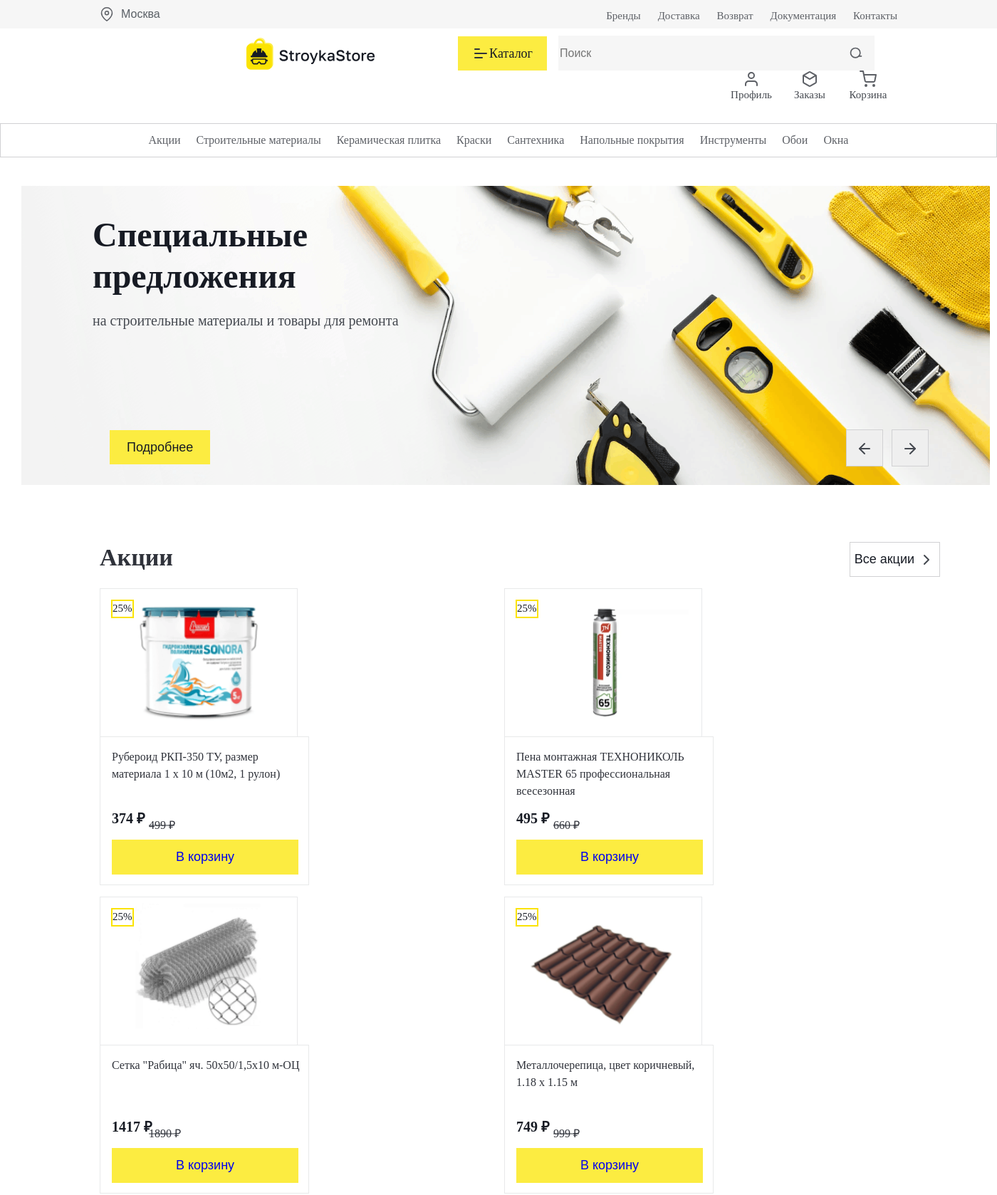
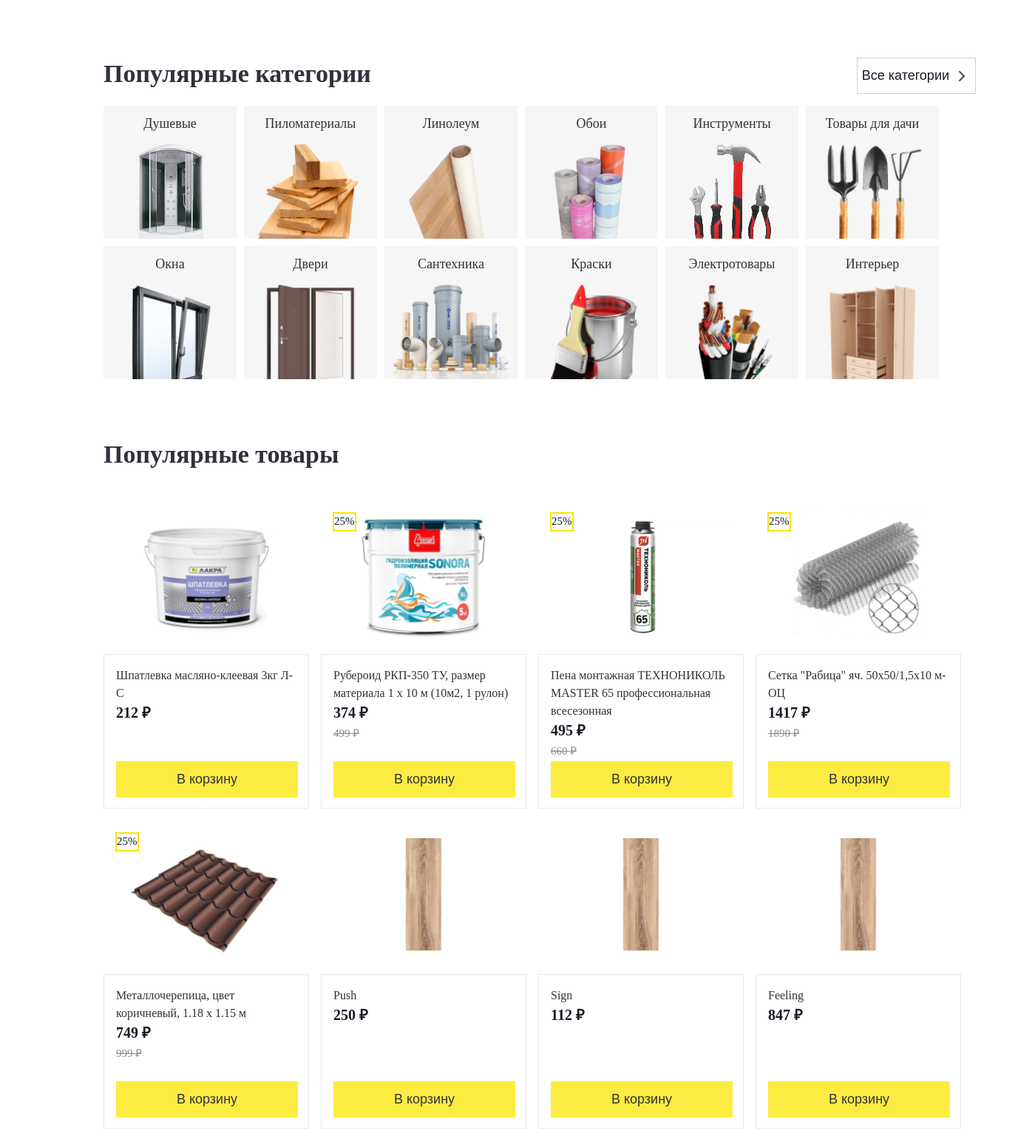
The page / (upper part) on the database its author committed (2 pictures, top to bottom).
### myapp/models.py (models this page shows, shortened)
class Product(models.Model):
    id = models.AutoField(primary_key=True)
    code = models.CharField(max_length=100)
    name = models.CharField(max_length=100)
    price = models.DecimalField(max_digits=10, decimal_places=0)
    description = models.TextField()
    discount = models.DecimalField(max_digits=5, decimal_places=0, null=True, blank=True)
    photo = models.ImageField(upload_to='product_photos/', null=True, blank=True)
    brand = models.ForeignKey(Brand, on_delete=models.CASCADE)
    supplier = models.ForeignKey(Supplier, on_delete=models.CASCADE)
    subcategory = models.ForeignKey(Subcategory, on_delete=models.CASCADE)
    view = models.IntegerField(default=0)
    new_price = models.DecimalField(max_digits=10, decimal_places=0, null=True, blank=True)

### myapp/views.py (the view)
# urls.py: path('', views.index, name='index'),
def index(request):
    products = Product.objects.all()
    popular_products = []
    stock_products = []
    for product in products:
        if product.discount:
            product.new_price = int(product.price -(product.price * (product.discount / 100)))
            stock_products.append(product)
        if len(stock_products) == 4:
            break
    if len(products) > 12:
        for i in range(12):
            product = products[i]
            if not product.discount and product.discount is not None:
                product.new_price = int(product.price - (product.price * (product.discount / 100)))
            popular_products.append(product)
    else:
        popular_products = products
    context = {
        'user': request.user,
        'popular_products': popular_products,
        'stock_products': stock_products,
    }
    return render(request, 'index.html', context=context)

### myapp/models.py (called while the page is built)
    def __str__(self):
        return self.name

### myapp/templates/index.html (shortened to what this page needs)
{% extends 'base.html' %}
{% load static %}
{% block css %}
<link rel="stylesheet" href="{% static 'css/style.css' %}">
{% endblock %}
{% block content %}
    <main class="main">
        <div class="main__tab">
            <div class="wrapper">
                <div class="main__tab-background">
                    <div class="main__tab_text">
                        <h1 class="main__tab_title">
                            Специальные предложения
                        </h1>
                        <h2 class="main__tab_description">
                            на строительные материалы и товары для ремонта
                        </h2>
                    </div>
                    <div class="main__tab_more">
                        <button id="main__tab-details">
                            <a href="#offer" class="main__tab-link js-scroll">Подробнее</a>
                        </button>
                    </div>
                    <div class="main__tab_arrows">
                        <button id="main__tab-left-arrow" class="main__tab-arrow">
                            <a href="#!" class="main__tab-link">
                                <img src="{% static 'img/svg/main__tab-left-arrow.svg' %}" alt="left arrow">
                            </a>
                        </button>
                        <button id="main__tab-right-arrow" class="main__tab-arrow">
                            <a href="#!" class="main__tab-link">
                                <img src="{% static 'img/svg/main__tab-right-arrow.svg' %}" alt="right arrow">
                            </a>
                        </button>
                    </div>
                </div>
            </div>
        </div>
        <div class="stocks" id="offer">
            <div class="wrapper stocks__wrapper">
                <div class="stocks__stocks">
                    <h3 class="stocks__name">
                        Акции
                    </h3>
                    <button class="stocks__all-button">
                        <a href="/" class="stocks__all-link">
                            Все акции  <img src="{% static 'img/svg/arrow-icon-right.svg' %}" alt="Все акции">
                        </a>
                    </button>
                </div>
                <ul class="stock__list">
                    {% for product in stock_products %}
                    <li class="stock__item">
                        <div class="stocks__pic_and_stock">
                            <img src="{{ product.photo.url }}" alt="{{ product.name }}" class="stock__pic">
                            <p class="stock">{{ product.discount }}%</p>
                        </div>
                        <div class="stock__desc">
                            <a class="stock__title" href="/catalog/{{ product.subcategory.category.name }}/{{ product.subcategory.name }}/{{ product.name }}/">{{ product.name }}</a>
                            <p class="stock__new_price">{{ product.new_price }} ₽</p>
                            <p class="stock__old_price">{{ product.price }} ₽</p>
                            <div class="basket__container">
                                <div class="stock__basket">
                                    <button  class="stock__basket-button basket-click" value="{{ product.id }}">
                                      <a href="#!" class="stock__basket-link">В корзину</a>
                                    </button>
                                </div>
                            </div>
                        </div>
                    </li>
                    {% endfor %}
                </ul>
            </div>
        </div>
        <div class="popular__categories">
            <div class="wrapper popular_categories__wrapper">
                <div class="popular__categories_block">
                    <h3 class="popular__categories_name">
                        Популярные категории
                    </h3>
                    <button class="popular__categories_all-button">
                        <a href="/catalog/" class="popular__categories_all-link">
                            Все категории  <img src="{% static 'img/svg/arrow-icon-right.svg' %}" alt="Все категории">
                        </a>
                    </button>
                </div>
                <ul class="popular__categories_list">
                    <li class="popular__categories_item">
                        <a href="/catalog/Сантехника/Душевые/" class="popular__categories-link">
                            <h5 class="popular__categories_item_name">
                                Душевые
                            </h5>
                            <img src="{% static 'img/popular-categories-1.png' %}" alt="Душевые" class="popular__categories-pic">
                        </a>
                    </li>
                    <li class="popular__categories_item">
                        <a href="/catalog/Сантехника/Пиломатериалы/" class="popular__categories-link">
                            <h5 class="popular__categories_item_name">
                                Пиломатериалы
                            </h5>
                            <img src="{% static 'img/popular-categories-2.png' %}" alt="Пиломатериалы" class="popular__categories-pic">
                        </a>
                    </li>
                    <li class="popular__categories_item">
                        <a href="/catalog/Сантехника/Линолеум/" class="popular__categories-link">
                            <h5 class="popular__categories_item_name">
                                Линолеум
                            </h5>
                            <img src="{% static 'img/popular-categories-3.png' %}" alt="Линолеум" class="popular__categories-pic">
                        </a>
                    </li>
                    <li class="popular__categories_item">
                        <a href="/catalog/Сантехника/Линолеум/" class="popular__categories-link">
                            <h5 class="popular__categories_item_name">
                                Обои
                            </h5>
                            <img src="{% static 'img/popular-categories-4.png' %}" alt="Обои" class="popular__categories-pic">
                        </a>
                    </li>
                    <li class="popular__categories_item">
                        <a href="/catalog/Сантехника/Линолеум/" class="popular__categories-link">
                            <h5 class="popular__categories_item_name">
                                Инструменты
                            </h5>
                            <img src="{% static 'img/popular-categories-5.png' %}" alt="Инструменты" class="popular__categories-pic">
                        </a>
                    </li>
                    <li class="popular__categories_item">
                        <a href="/catalog/Сантехника/Линолеум/" class="popular__categories-link">
                            <h5 class="popular__categories_item_name">
                                Товары для дачи
                            </h5>
                            <img src="{% static 'img/popular-categories-6.png' %}" alt="Товары для дачи" class="popular__categories-pic">
                        </a>
                    </li>
                    <li class="popular__categories_item">
                        <a href="/catalog/Сантехника/Линолеум/" class="popular__categories-link">
                            <h5 class="popular__categories_item_name">
                                Окна
                            </h5>
                            <img src="{% static 'img/popular-categories-7.png' %}" alt="Окна" class="popular__categories-pic">
                        </a>
                    </li>
                    <li class="popular__categories_item">
                        <a href="/catalog/Сантехника/Линолеум/" class="popular__categories-link">
                            <h5 class="popular__categories_item_name">
                                Двери
                            </h5>
                            <img src="{% static 'img/popular-categories-8.png' %}" alt="Двери" class="popular__categories-pic">
                        </a>
                    </li>
                    <li class="popular__categories_item">
                        <a href="/catalog/Сантехника/Линолеум/" class="popular__categories-link">
                            <h5 class="popular__categories_item_name">
                                Сантехника
                            </h5>
                            <img src="{% static 'img/popular-categories-9.png' %}" alt="Сантехника" class="popular__categories-pic">
                        </a>
                    </li>
                    <li class="popular__categories_item">
                        <a href="/catalog/Сантехника/Линолеум/" class="popular__categories-link">
                            <h5 class="popular__categories_item_name">
                                Краски
                            </h5>
                            <img src="{% static 'img/popular-categories-10.png' %}" alt="Краски" class="popular__categories-pic">
                        </a>
                    </li>
                    <li class="popular__categories_item">
                        <a href="/catalog/Сантехника/Линолеум/" class="popular__categories-link">
                            <h5 class="popular__categories_item_name">
                                Электротовары
                            </h5>
                            <img src="{% static 'img/popular-categories-11.png' %}" alt="Электротовары" class="popular__categories-pic">
                        </a>
                    </li>
                    <li class="popular__categories_item">
                        <a href="/catalog/Сантехника/Линолеум/" class="popular__categories-link">
                            <h5 class="popular__categories_item_name">
                                Интерьер
                            </h5>
                            <img src="{% static 'img/popular-categories-12.png' %}" alt="Интерьер" class="popular__categories-pic">
                        </a>
                    </li>
                </ul>
            </div>
        </div>
        <div class="popular__items" id="sale">
            <div class="wrapper popular__items_wrapper">
                <div class="popular__items_block">
                    <h3 class="popular__items_name">
                        Популярные товары
                    </h3>
                </div>
                <ul class="popular__items_list">
                    {% for product in popular_products  %}
                        {%  if product.new_price == 0 or product.new_price is None %}
                            <li class="popular__items_item">
                                <img src="{{ product.photo.url }}" alt="{{ product.name }}" class="popular__items-pic">
                                <div class="popular__items-text">
                                    <a class="popular__items-title" href="/catalog/{{ product.subcategory.category.name }}/{{ product.subcategory }}/{{ product.name }}/">{{ product.name }}</a>
                                    <p class="popular__items-price">{{ product.price }} ₽</p>
                                    <div class="popular__items_basket">
                                        <button class="popular__items_basket-link basket-click" value="{{ product.id }}">
                                            <a href="#!" class="popular__basket-link">
                                                В корзину
                                            </a>
                                        </button>
                                    </div>
                                </div>
                            </li>
                        {% else %}
                            <li class="popular__items_item">
                                <div class="stocks__pic_and_stock">
                                    <img src="{{ product.photo.url }}" alt="{{ product.name }}" class="popular__items-pic">
                                    <p class="stock">{{ product.discount }}%</p>
                                </div>
                                <div class="popular__items-text">
                                    <a class="popular__items-title" href="/catalog/{{ product.subcategory.category.name }}/{{ product.subcategory }}/{{ product.name }}/">{{ product.name }}</a>
                                    <p class="popular__items_new_price">{{ product.new_price }} ₽</p>
                                    <p class="popular__items_old_price">{{ product.price }} ₽</p>
                                    <div class="popular__items_basket">
                                        <button class="popular__items_basket-link basket-click" value="{{ product.id }}">
                                            <a href="#!" class="popular__basket-link">
                                                В корзину
                                            </a>
                                        </button>
                                    </div>
                                </div>
                            </li>
                        {% endif %}
                    {% endfor %}
                </ul>
            </div>
        </div>
    </main>
{% endblock %}

### static/css/base.css (style rules this page uses)
html { -webkit-box-sizing: border-box; box-sizing: border-box; }
*, *::before, *::after { -webkit-box-sizing: inherit; box-sizing: inherit; }
button, a { user-select: none; }
body { font-family: Crimson Text; font-size: 16px; font-weight: 400; line-height: 1.2; color: rgb(47, 50, 58); width: 100%; }
.wrapper { max-width: 1440px; margin: 0 auto; }
img { max-width: 100%; height: auto; }
.popular__items-title { text-decoration: none; }
.stocks__pic_and_stock { position: relative; width: 278px; height: 208px; }
.stock__pic { z-index: 3; border: 1px solid rgb(232, 233, 234); }
.stock { position: absolute; top: 16px; left: 16px; z-index: 4; color: rgb(23, 27, 36); font-size: 15px; line-height: 145%; box-sizing: border-box; border: 2px solid rgb(251, 227, 3); background: rgb(255, 255, 255); }

### rows shown on the page
Product: photo (picture), discount "25", name "Рубероид РКП-350 ТУ, размер материала 1 х 10 м (10м2, 1 рулон)", new_price "374", price "499", {{ product.id }} 2 (drawn)
Product: photo (picture), discount "25", name "Пена монтажная ТЕХНОНИКОЛЬ MASTER 65 профессиональная всесезонная", new_price "495", price "660", {{ product.id }} 3 (drawn)
Product: photo (picture), discount "25", name "Сетка \"Рабица\" яч. 50х50/1,5х10 м-ОЦ", new_price "1417", price "1890", {{ product.id }} 4 (drawn)
Product: photo (picture), discount "25", name "Металлочерепица, цвет коричневый, 1.18 х 1.15 м", new_price "749", price "999", {{ product.id }} 5 (drawn)
Product: photo (picture), name "Шпатлевка масляно-клеевая 3кг Л-С", price "212", {{ product.id }} 1 (drawn)
Product: photo (picture), name "Push", price "250", {{ product.id }} 79 (drawn)
Product: photo (picture), name "Sign", price "112", {{ product.id }} 80 (drawn)
Product: photo (picture), name "Feeling", price "847", {{ product.id }} 81 (drawn)
